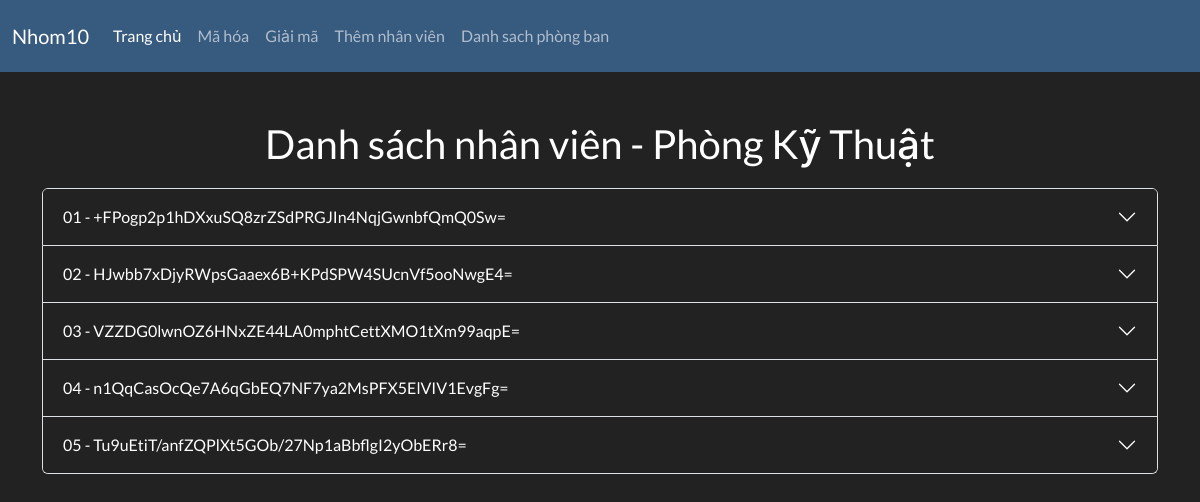
The app's page /department/2/employees/ with its own data.
### records/models.py (models this page shows, shortened)
class Department(models.Model):
    department_code = models.CharField(max_length=20, unique=True, null=False)
    name = models.CharField(max_length=100, null=False)
    created_at = models.DateTimeField(auto_now_add=True)
    updated_at = models.DateTimeField(auto_now=True)

class Employee(models.Model):
    employee_code = models.CharField(max_length=20, unique=True, null=False)
    name = models.CharField(max_length=100, null=False)
    birth_date = birth_date = models.CharField(max_length=20, null=False)
    address = models.TextField(blank=True, null=True)
    phone_number = models.CharField(max_length=15, blank=True, null=True)
    position = models.CharField(max_length=100, blank=True, null=True)
    department = models.ForeignKey(Department, on_delete=models.SET_NULL, null=True, related_name='employees')
    created_at = models.DateTimeField(auto_now_add=True)
    updated_at = models.DateTimeField(auto_now=True)

### records/views.py (the view)
# urls.py: path('department/<int:department_id>/employees/', views.employee_list, name='employee_list'),
def employee_list(request, department_id):
    department = get_object_or_404(Department, id=department_id)
    employees = Employee.objects.filter(department=department)
    context = {
        'department': department,
        'employees': employees,
    }
    return render(request, 'records/employee_list.html', context)

### records/templates/records/employee_list.html (shortened to what this page needs)
{% extends "records/home.html" %}
{% block content %}
<h2 style="margin-top: 20px; margin-bottom: 20px; text-align: center;">
    Danh sách nhân viên - {{ department.name }}
</h2>
{% if employees %}
<div class="accordion" id="accordionExample" style="width: 100%; max-width: 1200px; margin: 0 auto; overflow-x: hidden;">
    {% for employee in employees %}
    <div class="accordion-item">
        <h2 class="accordion-header" id="heading{{ forloop.counter }}">
            <button class="accordion-button collapsed btn btn-outline-success" type="button" data-bs-toggle="collapse" data-bs-target="#collapse{{ forloop.counter }}" aria-expanded="false" aria-controls="collapse{{ forloop.counter }}">
                {{ employee.employee_code }} - {{ employee.name }}
            </button>
        </h2>
    </div>
    {% endfor %}
</div>
{% else %}
<p class="text-center mt-5  text-warning">Không có nhân viên nào trong phòng ban này.</p>
{% endif %}
{% endblock %}

### records on screen
Department: name "Phòng Kỹ Thuật"
Employee: employee_code "01", name "+FPogp2p1hDXxuSQ8zrZSdPRGJIn4NqjGwnbfQmQ0Sw="
Employee: employee_code "02", name "HJwbb7xDjyRWpsGaaex6B+KPdSPW4SUcnVf5ooNwgE4="
Employee: employee_code "03", name "VZZDG0lwnOZ6HNxZE44LA0mphtCettXMO1tXm99aqpE="
Employee: employee_code "04", name "n1QqCasOcQe7A6qGbEQ7NF7ya2MsPFX5ElVIV1EvgFg="
Employee: employee_code "05", name "Tu9uEtiT/anfZQPlXt5GOb/27Np1aBbflgI2yObERr8="
